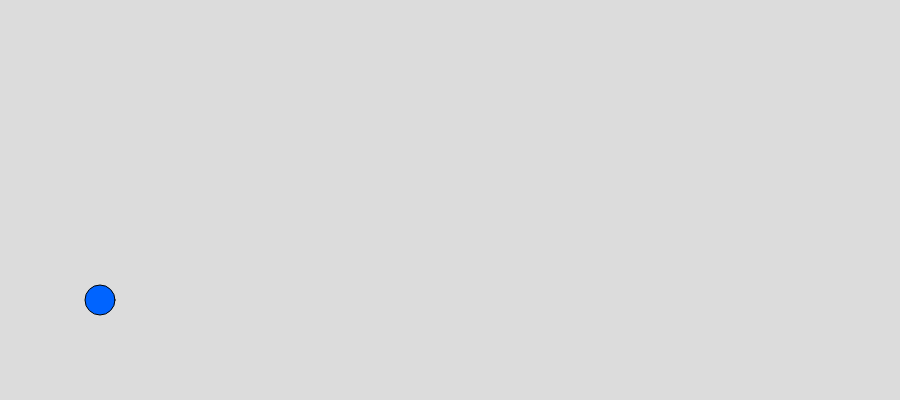
Frame 1 (no input)
Frame 60 (no input): identical to frame 1, image omitted
Frame 120 (the mouse pressed at the canvas centre since frame 60): identical to frame 1, image omitted

The p5.js sketch that drew this single still picture (run headless with seeded random() and noise() and a simulated clock; from frame 60 on, the mouse is pressed at the canvas centre):

// p5.js sketch
// ── sketch.js

let x = 100;  // Posição inicial do círculo
let y = 300;
let velocidadeX = 5;  // Velocidade do círculo na direção X
let velocidadeY = 5;  // Velocidade do círculo na direção Y
let lastButton = 'R'; //Left or Right

function setup() {
	createCanvas(900, 400);
}

function draw() {
  
   background(220);
   fill(0, 100, 255);

   ellipse(x, y, 30, 30);  // O último valor é o tamanho do círculo

   
   if (keyIsDown(LEFT_ARROW)) {
    x -= velocidadeX;
    lastButton = 'L';
   }

   if (keyIsDown(RIGHT_ARROW)) {
    x += velocidadeX;
    lastButton = 'R';
   }

   if (keyIsDown(32)){
    Pula();
   }

   //Travas
   if (x <= 0) {
    x = 1;  // Não deixa passar do limete
   }
  
   if (x > width ) {
    x = width - 1;  
   }

  // Atualiza a posição do círculo
  //x += velocidadeX;
  //y += velocidadeY;

  // Verifica se o círculo bateu nas bordas da tela e inverte a direção
  // if (x > width || x < 0) {
  //   velocidadeX *= -1;  // Inverte a direção horizontal
  // }
  // if (y > height || y < 0) {
  //   velocidadeY *= -1;  // Inverte a direção vertical
  // }
  
}

function delay(ms) {
  return new Promise(resolve => setTimeout(resolve, ms));
}

async function Pula(){

  if(lastButton == 'R'){
    for (let i = 1; i <= 20; i++) {
      fill(0, 100, 255);
      ellipse(x, y, 30, 30);
      
       y-=1;
       x+=1;
    }
    
    await delay(80);
  
    for (let i = 1; i <= 20; i++) {
      fill(0, 100, 255);
      ellipse(x, y, 30, 30);
      
       y+=1;
       x+=1;
    }
  }else{
    
      for (let i = 1; i <= 20; i++) {
        fill(0, 100, 255);
        ellipse(x, y, 30, 30);
        
         y-=1;
         x-=1;
      }
      
      await delay(80);
    
      for (let i = 1; i <= 20; i++) {
        fill(0, 100, 255);
        ellipse(x, y, 30, 30);
        
         y+=1;
         x-=1;
      }
    
  }
  
  

}
